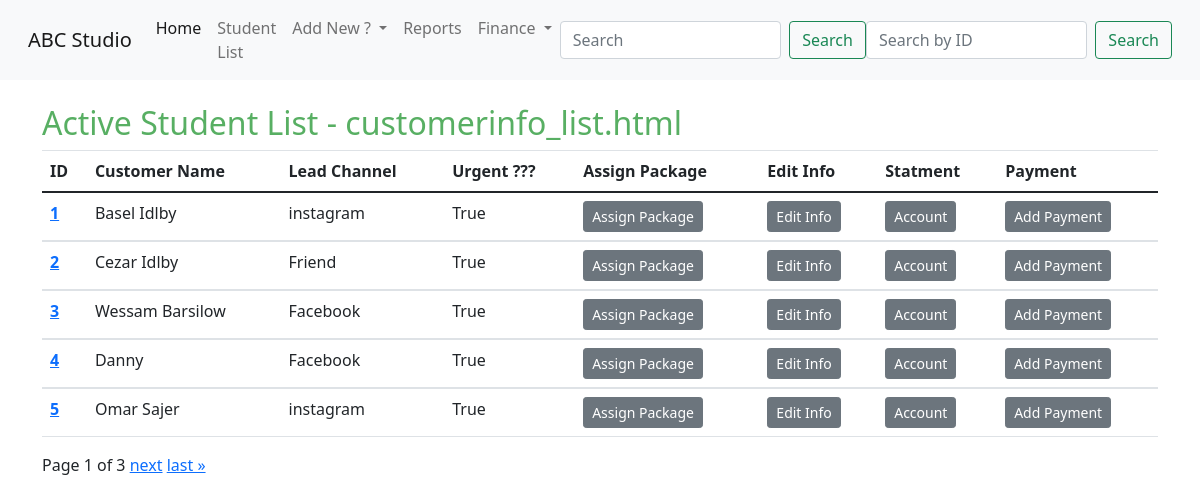
/student/list/, run on an earlier commit of the app's database.
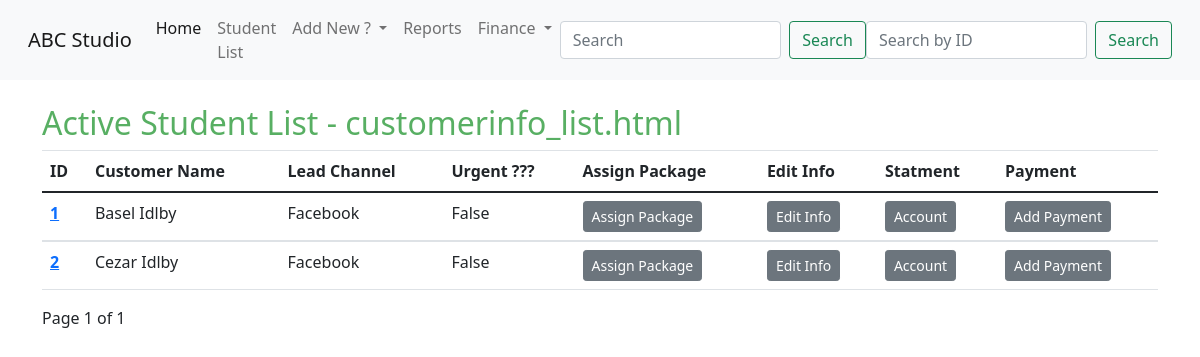
And on a later commit of the database.
### student/models.py (models this page shows, shortened)
class customerInfo(models.Model):
    studentId = models.AutoField(primary_key=True)
    customerName = models.CharField(max_length=100 , unique=True)
    customerImg = models.ImageField(upload_to ='media/student/imgs/' , default='default.jpg')
    leadsChannel = models.ForeignKey(leadSource,max_length=50,on_delete=models.CASCADE)
    adsRef = models.CharField(max_length=200,blank=True)
    contactDate = models.DateField(default=datetime.now , editable=False)
    leadeAge = models.IntegerField()
    leadsLocation = models.CharField(max_length=100)
    leadsContactNumber = models.IntegerField()
    emailAddress = models.EmailField(unique=True)
    leadsComment = models.CharField(max_length=1000)
    leadsUrgent = models.BooleanField()
    Nationality = models.ForeignKey(countryList,max_length=250,on_delete=models.CASCADE)
    intersetList = models.ForeignKey(courseList,max_length=50,on_delete=models.CASCADE)
    followUp = models.BooleanField(default=True)

class leadSource(models.Model):
    sourceChannel = models.CharField(max_length=50,unique=True)
    def __str__(self) -> str:
        return f'{self.sourceChannel}'

### student/views.py (the view, shortened to what this page needs)
# urls.py: path('list/',views.customerList.as_view(),name='CustList'),
class customerList(ListView): ## still not working
    queryset = customerInfo.objects.all()
    paginate_by = 5
    model = customerInfo
    serializer_class = customerSerial

### student/templates/student/customerinfo_list.html (shortened to what this page needs)
{% extends 'student/base.html' %}
{% block content %}
    <div class="container">
      <br>
      <h2>Active Student List - customerinfo_list.html</h2>
<table class="table">
  <thead>
    <tr>
      <th scope="col">ID</th>
      <th scope="col">Customer Name</th>
      <th scope="col">Lead Channel</th>
      <th scope="col">Urgent ??? </th>
      <th scope="col">Assign Package</th>
      <th scope="col">Edit Info</th>
      <th scope="col">Statment</th>
      <th scope="col">Payment</th>
    </tr>
  </thead>
  {% for x in object_list %}
  <tbody>
    <tr>
      <th scope="row"><a href="/student/dashBoard/{{x.studentId}}">{{x.studentId}} </th></a>
      <td>{{x.customerName}} </td>
      <td>{{x.leadsChannel}}</td>
      <td>{{x.leadsUrgent}}</td>
      <td><button class="btn btn-secondary btn-sm" type="submit" onclick="location.href='{% url 'student:assignPKG' x.studentId %}'">Assign Package</button></td>
      <td><button class="btn btn-secondary btn-sm" type="submit" onclick="location.href='{% url 'student:updateView' x.studentId %}'">Edit Info</button></td>
      <td><button class="btn btn-secondary btn-sm" type="submit" onclick="location.href='{% url 'student:soa_PK' x.studentId %}'">Account</button></td>
      <td><button class="btn btn-secondary btn-sm" type="submit" onclick="location.href='{% url 'student:AddPayment' x.studentId %}'">Add Payment</button></td>
    </tr>
  </tbody>
  {% endfor %}
</table>
<div class="pagination">
  <span class="step-links">
      <span class="current">
          Page {{ page_obj.number }} of {{ page_obj.paginator.num_pages }}
      </span>
      {% if page_obj.has_next %}
          <a href="?page={{ page_obj.next_page_number }}">next</a>
          <a href="?page={{ page_obj.paginator.num_pages }}">last &raquo;</a>
      {% endif %}
  </span>
</div>
{% endblock %}

What changed in the data, as far as the page shows it:
removed customerInfo: studentId "3", customerName "Wessam Barsilow", leadsChannel "Facebook", leadsUrgent "True"
removed customerInfo: studentId "4", customerName "Danny", leadsChannel "Facebook", leadsUrgent "True"
removed customerInfo: studentId "5", customerName "Omar Sajer", leadsChannel "instagram", leadsUrgent "True"
changed customerInfo "Basel Idlby": leadsChannel "instagram" → "Facebook"; leadsUrgent "True" → "False"
changed customerInfo "Cezar Idlby": leadsChannel "Friend" → "Facebook"; leadsUrgent "True" → "False"
Also different on the page:
{{ page_obj.paginator.num_pages }}: "3" → "1"
text no longer shown: "next last »"
